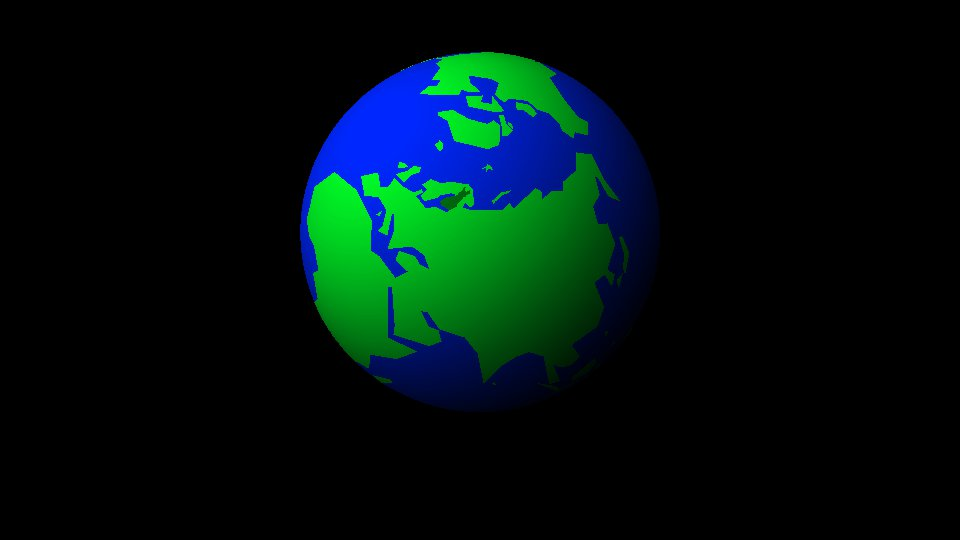

The Python source for this figure:
# -*- coding: utf-8 -*-
import pygame
import numpy as np
from os import chdir
from sys import exit


class TheGlobe:
    """
    Displays a rotating globe.

    @author: kalle
    """

    def __init__(self, screen, target_fps, run_seconds):
        self.run_seconds = run_seconds
        self.screen = screen
        self.screenGlobe = self.screen.copy()
        self.screenShade = self.screen.copy()
        self.screenSize = self.screen.get_size()
        self.width = self.screenSize[0]
        self.height = self.screenSize[1]
        self.midScreen = (int(self.width / 2), int(self.height / 2))
        self.font = pygame.font.SysFont('CourierNew', 14)   # initialize font and set font size
        self.backgroundColor = (0, 0, 0)
        self.landColor = (0, 255, 40)
        self.seaColor = (0, 40, 255)
        self.lightAngles = np.array([35, 0, -135])                 # light source angle (in degrees)
        self.lightRNodes = np.zeros((3, 3))                 # light source vectors rotated
        self.min_col = 20                                   # minimum shade color brightness
        self.max_col = 255                                  # maximum shade color brightness
        self.mid_col = (self.max_col + self.min_col) / 2 - self.min_col
        self.max_d = 0.97                                   # the percent of radius to use - no point going to 100 %
        self.angles = np.array([1.0, 0.5, 0.0])
        self.rotation = np.array([1.3, -0.7, 1.7]) * (np.pi / 180)  # rotation in degrees, converted to radius
        self.nodes = np.zeros((0, 3))
        self.rotatedNodes = np.zeros((0, 3))
        self.surfaces = []                                  # surfaces define nodes simply as (start node, nr of nodes)
        self.globeSize = 0
        self.globeQtr = 0.0
        self.globePosition = (0, 0)
        self.frameNr = 0
        self.landFadeFrameCount = 90
        self.landFadeFrameNr = 0
        self.clock = pygame.time.Clock()
        self.target_fps = target_fps                        # sets maximum refresh rate
        self.phase = 0
        self.running = True
        self.stop = False
        # the following for checking performance only
        self.infoDisplay = False
        self.paused = False
        self.millisecs = 0
        self.timer_avg_frames = 60
        self.timer_names = []
        self.timers = np.zeros((1, 1), dtype=int)
        self.timer_frame = 0
        self.start_timer = 0

        # set up timers
        self.timer_names.append("rotate")
        self.timer_names.append("draw globe")
        self.timer_names.append("draw land")
        self.timer_names.append("draw shade")
        self.timer_names.append("apply shade")
        self.timer_names.append("plot info")
        self.timer_names.append("display flip")
        self.timer_names.append("wait")
        self.timers = np.zeros((len(self.timer_names), self.timer_avg_frames), dtype=int)

        # initialize timers
        self.start_timer = pygame.time.get_ticks()
        self.millisecs = self.start_timer

        self.setupGlobeData()

    def run(self):

        self.setupGlobe()

        while self.running:
            for event in pygame.event.get():
                if event.type == pygame.QUIT:
                    self.running = False
                    self.stop = True
                elif event.type == pygame.KEYDOWN:
                    if event.key == pygame.K_ESCAPE:
                        self.running = False
                        self.stop = True
                    if event.key == pygame.K_f:
                        self.toggleFullScreen()
                    if event.key == pygame.K_SPACE:
                        if self.paused:
                            self.paused = False
                        else:
                            self.paused = True
                    if event.key == pygame.K_s:
                        # save screen, at half the resolution, using class name as file name
                        pygame.image.save(pygame.transform.scale(self.screen, (int(self.screen.get_size()[0] / 2), int(self.screen.get_size()[1] / 2))),
                                          self.__class__.__name__ + '.jpg')
                    if event.key == pygame.K_i:
                        if self.infoDisplay:
                            self.infoDisplay = False
                        else:
                            self.infoDisplay = True
                elif event.type == pygame.MOUSEBUTTONDOWN:
                    if event.button == 1:
                        # left button: exit
                        self.running = False

            self.drawGlobe()

            if self.frameNr * 2 + self.min_col <= self.max_col:
                self.drawShade(self.frameNr * 2 + self.min_col)
                if self.frameNr * 2 + 1 + self.min_col <= self.max_col:
                    self.drawShade(self.frameNr * 2 + 1 + self.min_col)
                self.measureTime("draw shade")
            else:
                self.measureTime("draw shade")
                if not self.paused:
                    self.rotate()
                self.drawLand()

            self.addShade()

            if self.infoDisplay:
                self.plotInfo()

            self.frameNr += 1

            # switch between currently showed and the next screen (prepared in "buffer")
            pygame.display.flip()
            self.measureTime("display flip")
            self.clock.tick(self.target_fps)  # this keeps code running at max target_fps
            self.measureTime("wait")

            if pygame.time.get_ticks() > self.start_timer + 1000 * self.run_seconds:
                self.running = False

        return self.stop

    def setupGlobe(self):
        """
        Set up an empty globe (ocean) for drawing the continents on.
        Also, set up the shading globe.
        """
        self.screen.fill(self.backgroundColor)

        self.screenGlobe.fill(self.backgroundColor)
        pygame.draw.circle(self.screenGlobe, self.seaColor, self.midScreen, self.globeSize, 0)

        self.screenShade.fill(self.backgroundColor)

        # use orthogonal nodes at globe sides and rotate them to light angles
        lightNodes = np.array([
            [self.globeSize, 0, 0],
            [0, self.globeSize, 0],
            [0, 0, self.globeSize]
            ])
        self.lightRNodes = np.dot(lightNodes, self.rotateMatrix(self.lightAngles * np.pi / 180.0))

    def drawShade(self, layer):
        """
        Draw a filled ellipse with center on the Y axis of the globe to create a gray shaded ball. layer represents color as well.
        Works properly only when the light source is closer to viewer than the globe.
        """

        shade = int(layer ** 2 / 255)  # to get darker shading
        yd = ((layer - self.min_col - self.mid_col) * self.max_d / self.mid_col)  # percentage of y distance from origo
        yrad = np.sqrt(1.0 - yd ** 2)  # globe radius percentage at y latitude - from yd^2 + yrad^2 = 1 for a circle
        points = int(yrad * self.globeSize * 2 * np.pi / 6 + 3)  # draw ~6 pixel line segments - nr of points needed (approximate, depends on angles etc.)
        y = yd * self.lightRNodes[1]
        node_list = []
        node_list2 = []
        for j in range(points):
            x = yrad * np.sin(np.pi * 2 * j / points) * self.lightRNodes[0]
            z = yrad * np.cos(np.pi * 2 * j / points) * self.lightRNodes[2]
            xyz = x + y + z
            xyz2 = y + (x + z) * ((yrad - 0.15) / yrad)  # an inner circle
            node_list.append((int(xyz[0] + self.midScreen[0] + 0.5), int(xyz[1] + self.midScreen[1]) + 0.5))
            node_list2.append((int(xyz2[0] + self.midScreen[0] + 0.5), int(xyz2[1] + self.midScreen[1]) + 0.5))
        # draw it as polygon
        if yrad > 0.17 and yd < self.max_d:
            node_list.append(node_list[0])
            node_list2.append(node_list2[0])
            pygame.draw.polygon(self.screenShade, (shade, shade, shade), node_list + node_list2, 0)  # clear inner circle
        else:
            pygame.draw.polygon(self.screenShade, (shade, shade, shade), node_list, 0)

    def drawGlobe(self):
        """
        Copy the empty globe to screen; bounce it.
        """

        self.globePos = (self.midScreen[0], int(self.midScreen[1] * (1.2 - 0.4 * abs(np.sin(self.frameNr / 60)))))
        self.screen.blit(self.screenGlobe, (self.globePos[0] - self.globeSize, self.globePos[1] - self.globeSize - 10),
                         (self.midScreen[0] - self.globeSize, self.midScreen[1] - self.globeSize - 10, self.globeSize * 2 + 1, self.globeSize * 2 + 20))
        self.measureTime("draw globe")

    def rotate(self):
        """
        Rotate the nodes. First calculate rotation matrix.
        """

        # add rotation to angles
        self.angles += self.rotation

        # rotate all nodes
        self.rotatedNodes = np.dot(self.nodes, self.rotateMatrix(self.angles))
        self.measureTime("rotate")

    def rotateMatrix(self, angles):
        """
        Calculate and return rotation matrix.
        """
        # set matrix for rotation using angles.
        (sx, sy, sz) = np.sin(angles)
        (cx, cy, cz) = np.cos(angles)

        # build a matrix for X, Y, Z rotation (in that order, see https://en.wikipedia.org/wiki/Euler_angles).
        return np.array([[cy * cz               , -cy * sz              , sy      ],
                           [cx * sz + cz * sx * sy, cx * cz - sx * sy * sz, -cy * sx],
                           [sx * sz - cx * cz * sy, cz * sx + cx * sy * sz, cx * cy ]])

    def drawLand(self):
        """
        Draw the land mass / continents.
        """

        # set color applying fading from seaColor at the beginning
        if self.landFadeFrameNr < self.landFadeFrameCount:
            color = ([
                int(self.landFadeFrameNr / self.landFadeFrameCount * self.landColor[i]
                    + (1.0 - self.landFadeFrameNr / self.landFadeFrameCount) * self.seaColor[i])
                for i in range(3)
                ])
            halfColor = ([
                int(self.landFadeFrameNr / self.landFadeFrameCount * self.landColor[i] * 0.5
                    + (1.0 - self.landFadeFrameNr / self.landFadeFrameCount) * self.seaColor[i])
                for i in range(3)
                ])
            self.landFadeFrameNr += 1
        else:
            color = self.landColor
            halfColor = ([int(x * 0.5) for x in color])

        for surface in self.surfaces:
            beg_node = surface[0]
            end_node = beg_node + surface[1]
            # test if any part of surface is visible ie. z coordinate negative - only then draw
            if min(self.rotatedNodes[beg_node:end_node, 2]) < 0:
                if surface == self.surfaces[-1]:
                    # for last surface drawn, use half tone color
                    color = halfColor
                node_list = []
                edge_needed = False
                prev_node = self.rotatedNodes[end_node - 1, :]
                for node in self.rotatedNodes[beg_node: end_node, :]:
                    if prev_node[2] < 0:
                        # previous node is visible
                        if node[2] < 0:
                            # current node is visible
                            node_list.append((int(node[0] + self.globePos[0]), int(node[1] + self.globePos[1])))
                        else:
                            # current node is not visible. Approximate "edge" by calculating a node at z=0 and draw to that point
                            z0_node = prev_node + (prev_node[2] / (prev_node[2] - node[2])) * (node - prev_node)
                            node_list.append((int(z0_node[0] + self.globePos[0]), int(z0_node[1] + self.globePos[1])))
                    else:
                        # previous node is not visible
                        if node[2] < 0:
                            # current node is visible
                            z0_node = prev_node + (prev_node[2] / (prev_node[2] - node[2])) * (node - prev_node)
                            # if list already has nodes, add "globe square" edge nodes depending on quadrants.
                            if len(node_list) > 0:
                                pz0_node = (node_list[-1][0] - self.globePos[0], node_list[-1][1] - self.globePos[1])
                                self.edgeNode(node_list, pz0_node, z0_node)
                            else:
                                # make a note: need edge nodes at the end, as unable to add them now as previous node unknown.
                                edge_needed = True
                            node_list.append((int(z0_node[0] + self.globePos[0]), int(z0_node[1] + self.globePos[1])))
                            node_list.append((int(node[0] + self.globePos[0]), int(node[1] + self.globePos[1])))
                        # if both nodes not visible then add nothing
                    prev_node = node
                # check if started from behind and edge nodes needed.
                if edge_needed:
                    pz0_node = (node_list[-1][0] - self.globePos[0], node_list[-1][1] - self.globePos[1])
                    z0_node = (node_list[0][0] - self.globePos[0], node_list[0][1] - self.globePos[1])
                    self.edgeNode(node_list, pz0_node, z0_node)
                # draw
                if len(node_list) > 2:
                    pygame.draw.polygon(self.screen, color, node_list)

        self.measureTime("draw land")

    def edgeNode(self, node_list, pz0_node, z0_node):

        # adds nodes when they cross the edge. pz0 is the previous edge node and z0 the current edge node.
        if abs(pz0_node[1]) >= self.globeQtr:
            # prev node in up or down quarter - add an up or down node
            pz0_edge = (pz0_node[0], np.sign(pz0_node[1]) * self.globeSize)
        else:
            # prev node in left or right qtr
            pz0_edge = (np.sign(pz0_node[0]) * self.globeSize, pz0_node[1])
        node_list.append((pz0_edge[0] + self.globePos[0], pz0_edge[1] + self.globePos[1]))
        # add edge node using the current node - plus the required corner nodes.
        if abs(z0_node[1]) >= self.globeQtr:
            # node in up or down quarter - add an up or down node
            z0_edge = (z0_node[0], np.sign(z0_node[1]) * self.globeSize)
            if pz0_edge[1] != z0_edge[1]:
                # different quarter - needs corner node(s)
                if pz0_edge[1] == -z0_edge[1]:
                    # different halves - needs second corner node
                    node_list.append((int(np.sign(z0_edge[0] + pz0_edge[0]) * self.globeSize + self.globePos[0]), int(pz0_edge[1] + self.globePos[1])))
                node_list.append((int(np.sign(z0_edge[0] + pz0_edge[0]) * self.globeSize + self.globePos[0]), int(z0_edge[1] + self.globePos[1])))
        else:
            # prev node in left or right qtr
            z0_edge = (np.sign(z0_node[0]) * self.globeSize, z0_node[1])
            if pz0_edge[0] != z0_edge[0]:
                # different quarter - needs corner node(s)
                if pz0_edge[0] == -z0_edge[0]:
                    # different halves - needs second corner node
                    node_list.append((int(pz0_edge[0] + self.globePos[0]), int(np.sign(z0_edge[1] + pz0_edge[1]) * self.globeSize + self.globePos[1])))
                node_list.append((int(z0_edge[0] + self.globePos[0]), int(np.sign(z0_edge[1] + pz0_edge[1]) * self.globeSize + self.globePos[1])))
        node_list.append((z0_edge[0] + self.globePos[0], z0_edge[1] + self.globePos[1]))

    def addShade(self):
        """
        Add the shade by blending it on the two-color globe.
        """

        self.screen.blit(self.screenShade, (self.globePos[0] - self.globeSize, self.globePos[1] - self.globeSize),
                         (self.midScreen[0] - self.globeSize, self.midScreen[1] - self.globeSize, self.globeSize * 2 + 1, self.globeSize * 2 + 1),
                         pygame.BLEND_RGB_MULT)
        self.measureTime("apply shade")

    def plotInfo(self):
        """
        Add use instructions & data on screen.
        This can obviously be skipped, just for information.
        """

        # release any locks on screen
        while self.screen.get_locked():
            self.screen.unlock()

        pygame.draw.rect(self.screen, self.backgroundColor, (10, 10, 200, 180), 0)
        # add Frames Per Second
        fps = self.clock.get_fps()  # avg frame rate using the last ten frames
        self.plotInfoBlit(10,  10, ("fps" + ' '*16)[:16] + (' '*10 + str(round(fps, 1)))[-7:])
        tot_time = np.sum(self.timers)
        # add measured times as percentage of total
        if tot_time > 0:
            for i in range(len(self.timer_names)):
                self.plotInfoBlit(10, 25 + i * 15, (self.timer_names[i] + ' '*16)[:16]
                                  + (' '*10 + str(round(np.sum(self.timers[i, :]) * 100 / tot_time, 1)))[-7:])
        self.measureTime("plot info")

    def plotInfoBlit(self, x, y, msg):

        f_screen = self.font.render(msg, False, [255, 255, 255])
        self.screen.blit(f_screen, (x, y))

    def toggleFullScreen(self):

        # toggle between full screen and windowed mode
        pygame.display.toggle_fullscreen()

    def measureTime(self, timer_name):
        # add time elapsed from previous call to selected timer
        i = self.timer_names.index(timer_name)
        new_time = pygame.time.get_ticks()
        self.timers[i, self.timer_frame] += (new_time - self.millisecs)
        self.millisecs = new_time

    def nextTimeFrame(self):
        # move to next timer and clear data
        self.timer_frame += 1
        if self.timer_frame >= self.timer_avg_frames:
            self.timer_frame = 0
        self.timers[:, self.timer_frame] = 0

    def setupGlobeData(self):

        # prepare nodes and surfaces.
        # maps represents a list of continents and islands, with Mercator projection coordinates with respect to image size.
        image_size = (1320, 1320)
        maps = [
            [[ 493,  385],
             [ 472,  356],
             [ 473,  293],
             [ 441,  220],
             [ 406,  218],
             [ 393,  179],
             [ 448,  103],
             [ 537,   59],
             [ 597,  140],
             [ 573,  302],
             [ 509,  347],
             [ 501,  381]],
            [[ 632,  443],
             [ 619,  441],
             [ 625,  428],
             [ 635,  422]],
            [[ 642,  448],
             [ 643,  423],
             [ 636,  410],
             [ 642,  395],
             [ 654,  399],
             [ 655,  417],
             [ 664,  436]],
            [[ 648,  453],
             [ 669,  442],
             [ 692,  423],
             [ 693,  406],
             [ 700,  404],
             [ 700,  422],
             [ 733,  416],
             [ 745,  396],
             [ 771,  385],
             [ 771,  376],
             [ 750,  385],
             [ 740,  380],
             [ 740,  364],
             [ 754,  345],
             [ 749,  339],
             [ 739,  346],
             [ 727,  374],
             [ 729,  384],
             [ 719,  410],
             [ 706,  412],
             [ 700,  393],
             [ 684,  400],
             [ 679,  377],
             [ 699,  359],
             [ 712,  327],
             [ 748,  288],
             [ 771,  288],
             [ 809,  319],
             [ 807,  333],
             [ 784,  333],
             [ 790,  348],
             [ 812,  338],
             [ 856,  311],
             [ 902,  291],
             [ 919,  261],
             [ 938,  280],
             [ 987,  233],
             [1051,  198],
             [1072,  228],
             [1060,  257],
             [1116,  250],
             [1152,  282],
             [1184,  263],
             [1248,  295],
             [1319,  302],
             [1319,  357],
             [1263,  392],
             [1237,  447],
             [1230,  413],
             [1258,  376],
             [1259,  364],
             [1221,  388],
             [1183,  384],
             [1162,  418],
             [1180,  437],
             [1167,  475],
             [1129,  496],
             [1138,  515],
             [1126,  526],
             [1122,  500],
             [1099,  500],
             [1104,  548],
             [1089,  574],
             [1049,  583],
             [1063,  612],
             [1053,  623],
             [1038,  620],
             [1026,  609],
             [1043,  653],
             [1029,  652],
             [1012,  590],
             [ 991,  578],
             [ 974,  585],
             [ 957,  603],
             [ 945,  636],
             [ 926,  584],
             [ 904,  563],
             [ 870,  564],
             [ 846,  549],
             [ 837,  552],
             [ 855,  568],
             [ 869,  567],
             [ 878,  581],
             [ 866,  596],
             [ 821,  610],
             [ 816,  592],
             [ 787,  550],
             [ 782,  556],
             [ 816,  621],
             [ 856,  614],
             [ 838,  647],
             [ 807,  675],
             [ 811,  721],
             [ 792,  737],
             [ 788,  759],
             [ 761,  787],
             [ 728,  793],
             [ 716,  768],
             [ 713,  740],
             [ 700,  729],
             [ 711,  691],
             [ 688,  666],
             [ 694,  646],
             [ 667,  638],
             [ 649,  646],
             [ 625,  648],
             [ 596,  622],
             [ 597,  571],
             [ 642,  526],
             [ 696,  515],
             [ 729,  540],
             [ 745,  533],
             [ 783,  536],
             [ 791,  515],
             [ 766,  516],
             [ 760,  502],
             [ 784,  488],
             [ 798,  493],
             [ 816,  489],
             [ 795,  476],
             [ 771,  480],
             [ 746,  515],
             [ 732,  491],
             [ 708,  474],
             [ 705,  478],
             [ 729,  503],
             [ 715,  513],
             [ 714,  502],
             [ 694,  483],
             [ 669,  489],
             [ 656,  513],
             [ 623,  515],
             [ 628,  483],
             [ 655,  482],
             [ 659,  467]],
            [[1138,  526],
             [1152,  526],
             [1137,  538]],
            [[1158,  519],
             [1172,  505],
             [1181,  477],
             [1187,  479],
             [1180,  512],
             [1157,  530]],
            [[1070,  750],
             [1122,  712],
             [1153,  704],
             [1176,  728],
             [1188,  704],
             [1217,  756],
             [1220,  778],
             [1201,  814],
             [1175,  811],
             [1145,  783],
             [1112,  790],
             [1096,  799],
             [1075,  793],
             [1082,  776]],
            [[1269,  849],
             [1294,  821],
             [1298,  832],
             [1281,  852]],
            [[1302,  825],
             [1301,  815],
             [1313,  808]],
            [[1200,  698],
             [1192,  688],
             [1143,  671],
             [1146,  665],
             [1201,  681],
             [1208,  698]],
            [[1123,  693],
             [1098,  699],
             [1048,  687],
             [1011,  642],
             [1039,  664],
             [1050,  682],
             [1100,  695]],
            [[1061,  655],
             [1089,  636],
             [1095,  654],
             [1085,  673],
             [1063,  670]],
            [[1101,  662],
             [1097,  677],
             [1111,  679]],
            [[1114,  632],
             [1122,  640],
             [1121,  630]],
            [[1102,  593],
             [1101,  603],
             [1107,  598]],
            [[ 846,  715],
             [ 832,  758],
             [ 821,  759],
             [ 819,  739],
             [ 841,  707]],
            [[ 954,  637],
             [ 960,  638],
             [ 957,  632]],
            [[ 692,  493],
             [ 692,  504],
             [ 697,  500]],
            [[ 862,  285],
             [ 853,  274],
             [ 873,  227],
             [ 912,  203],
             [ 907,  215],
             [ 878,  241],
             [ 863,  274]],
            [[ 587,  358],
             [ 609,  342],
             [ 602,  337],
             [ 585,  337],
             [ 575,  348],
             [ 582,  351]],
            [[ 417,  906],
             [ 396,  903],
             [ 382,  869],
             [ 405,  731],
             [ 384,  719],
             [ 364,  677],
             [ 370,  657],
             [ 393,  617],
             [ 440,  625],
             [ 491,  660],
             [ 536,  684],
             [ 531,  696],
             [ 513,  716],
             [ 515,  740],
             [ 481,  756],
             [ 480,  774],
             [ 451,  796],
             [ 448,  817],
             [ 421,  825],
             [ 409,  868],
             [ 410,  889]],
            [[ 378,  640],
             [ 351,  632],
             [ 310,  601],
             [ 269,  590],
             [ 230,  543],
             [ 201,  492],
             [ 210,  454],
             [ 158,  395],
             [ 107,  380],
             [  89,  397],
             [  54,  371],
             [  71,  329],
             [  53,  310],
             [  89,  285],
             [ 115,  297],
             [ 165,  304],
             [ 203,  291],
             [ 244,  315],
             [ 305,  314],
             [ 325,  295],
             [ 343,  336],
             [ 319,  382],
             [ 330,  400],
             [ 369,  432],
             [ 379,  403],
             [ 375,  359],
             [ 401,  376],
             [ 408,  394],
             [ 423,  383],
             [ 453,  423],
             [ 464,  459],
             [ 439,  460],
             [ 434,  445],
             [ 418,  453],
             [ 425,  471],
             [ 391,  496],
             [ 385,  521],
             [ 367,  536],
             [ 370,  568],
             [ 340,  546],
             [ 307,  558],
             [ 308,  583],
             [ 318,  591],
             [ 341,  577],
             [ 342,  598],
             [ 354,  602],
             [ 358,  618],
             [ 382,  633]],
            [[ 386,  592],
             [ 405,  594],
             [ 401,  585],
             [ 386,  588]],
            [[   1, 1292],
             [  59, 1319],
             [ 108, 1319],
             [  64, 1274],
             [ 118, 1173],
             [  75, 1118],
             [ 121, 1125],
             [ 130, 1098],
             [ 249, 1082],
             [ 292, 1090],
             [ 296, 1069],
             [ 401, 1061],
             [ 412, 1003],
             [ 447,  966],
             [ 425, 1009],
             [ 438, 1073],
             [ 406, 1106],
             [ 356, 1137],
             [ 390, 1190],
             [ 437, 1258],
             [ 511, 1202],
             [ 549, 1157],
             [ 526, 1133],
             [ 639, 1038],
             [ 759, 1034],
             [ 862,  982],
             [ 918, 1006],
             [ 904, 1065],
             [ 962, 1000],
             [1070,  988],
             [1188,  994],
             [1284, 1043],
             [1256, 1097],
             [1274, 1138],
             [1247, 1163],
             [1264, 1230],
             [1319, 1285]],
            [[ 414,  367],
             [ 433,  330],
             [ 369,  253],
             [ 335,  253],
             [ 353,  335],
             [ 368,  299],
             [ 395,  324],
             [ 377,  344]],
            [[ 284,  299],
             [ 235,  300],
             [ 203,  271],
             [ 211,  241],
             [ 258,  265],
             [ 281,  254]],
            [[ 366,  235],
             [ 384,  166],
             [ 432,   92],
             [ 399,   72],
             [ 328,  111],
             [ 353,  170],
             [ 346,  228]],
            [[ 337,  178],
             [ 339,  158],
             [ 318,  125],
             [ 317,  165]],
            [[ 717,  204],
             [ 718,  175],
             [ 704,  159],
             [ 726,  146],
             [ 758,  151],
             [ 732,  168],
             [ 745,  193],
             [ 725,  180]],
            [[  90,  583],
             [  84,  591],
             [  93,  588]],
            [[ 349,  579],
             [ 367,  573],
             [ 383,  584],
             [ 367,  584]],
            [[ 771,  376],
             [ 750,  385],
             [ 740,  380],
             [ 740,  364],
             [ 755,  335],
             [ 751,  332],
             [ 751,  315],
             [ 745,  305],
             [ 749,  301],
             [ 754,  311],
             [ 763,  310],
             [ 767,  298],
             [ 775,  300],
             [ 771,  316],
             [ 774,  321],
             [ 770,  328],
             [ 773,  343],
             [ 774,  353],
             [ 778,  357]]
            ]

        # transform x, y coordinates to spherical angles (azimuth, inclination). x is straightforward; y see https://en.wikipedia.org/wiki/Mercator_projection
        R = 1.0 / np.log(np.tan(np.pi / 4 + (85.0 / 90.0) * np.pi / 4))  # with this R y is in [-1,1] between -85 and +85 degrees
        self.globeSize = int(min(self.width, self.height) / 3 + 0.5)
        self.globeQtr = np.sin(np.pi / 4) * self.globeSize
        for m in maps:
            ma = np.asarray(m, dtype=float)
            # transform to angles (radius): x = [0, pi) and y = (-pi/4, pi/4)
            ma[:, 0] = np.pi * 2.0 * ma[:, 0] / image_size[0]
            ma[:, 1] = 2.0 * np.arctan(np.exp(((ma[:, 1] / (image_size[1] / 2)) - 1) / R)) - np.pi / 2
            # transform from angles to 3D cartesian coordinates X,Y,Z (Z being distance)
            nodes = np.zeros((np.shape(ma)[0], 3))
            nodes[:, 0] = self.globeSize * np.cos(ma[:, 1]) * np.cos(ma[:, 0])
            nodes[:, 1] = self.globeSize * np.sin(ma[:, 1])
            nodes[:, 2] = self.globeSize * np.cos(ma[:, 1]) * np.sin(ma[:, 0])
            # add to nodes and surfaces
            node_nr = np.shape(self.nodes)[0]
            if node_nr == 0:
                self.nodes = nodes[:, :]
                manodes = ma[:, :]
            else:
                self.nodes = np.vstack((self.nodes, nodes))
                manodes = np.vstack((manodes, ma))
            self.surfaces.append((node_nr, np.shape(nodes)[0]))


if __name__ == '__main__':
    """
    Prepare screen, etc.
    """

    # set data directory
    chdir("C:/Users/Kalle/OneDrive/Asiakirjat/Python")

    # set screen size
    # first check available full screen modes
    pygame.display.init()
    # pick disp0lay mode from list or set a specific resolution
    disp_modes = pygame.display.list_modes(0, pygame.FULLSCREEN | pygame.DOUBLEBUF | pygame.HWSURFACE)
    # disp_size = disp_modes[9] # selecting display size from available list. Assuming the 9th element is nice...
    disp_size = (1600, 1200)  # to force display size
    pygame.font.init()

    pygame.display.set_caption('The Globe')
    screen = pygame.display.set_mode(disp_size)

    # run the main program
    TheGlobe(screen, 60, 120).run()

    # exit
    pygame.quit()
    exit()
